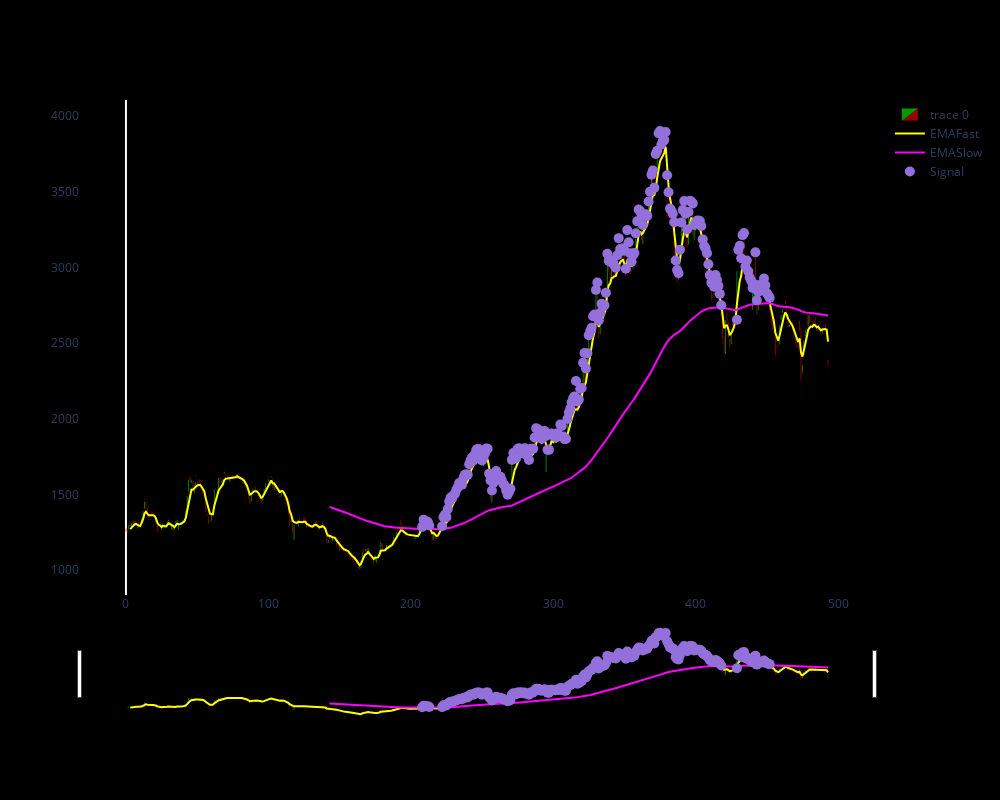

Here is the notebook cell this chart was saved with:
### Code cell
fig.update_layout(
    width=1000,
    height=800,
    sliders=[],
    paper_bgcolor='black',  # Set the background color of the entire figure
    plot_bgcolor='black',   # Set the background color of the plotting area
    xaxis_showgrid=False,   # Remove x-axis gridlines
    yaxis_showgrid=False,   # Remove y-axis gridlines
)

fig.show()

### Figure 1 — Plotly figure (JSON) as saved in the notebook; plotly's stock layout.template omitted (floating-point values rounded to 4 significant figures; data arrays with more than 128 entries replaced by an {"elided": "..."} marker saying what was removed)
{"data": [{"close": {"elided": "494 float values"}, "decreasing": {"fillcolor": "rgba(255, 0, 0, 0.6)", "line": {"color": "rgba(255, 0, 0, 0.6)", "width": 0.1}}, "high": {"elided": "494 float values"}, "increasing": {"fillcolor": "rgba(0, 255, 0, 0.6)", "line": {"color": "rgba(0, 255, 0, 0.6)", "width": 0.1}}, "low": {"elided": "494 float values"}, "open": {"elided": "494 float values"}, "type": "candlestick", "x": {"elided": "494 int values"}}, {"line": {"color": "yellow", "width": 2}, "name": "EMAFast", "type": "scatter", "x": {"elided": "494 int values"}, "y": {"elided": "494 float values"}}, {"line": {"color": "magenta", "width": 2}, "name": "EMASlow", "type": "scatter", "x": {"elided": "494 int values"}, "y": {"elided": "494 float values"}}, {"marker": {"color": "MediumPurple", "size": 10}, "mode": "markers", "name": "Signal", "type": "scatter", "x": {"elided": "494 int values"}, "y": {"elided": "494 float values"}}], "layout": {"height": 800, "paper_bgcolor": "black", "plot_bgcolor": "black", "width": 1000, "xaxis": {"showgrid": false}, "yaxis": {"showgrid": false}}}
